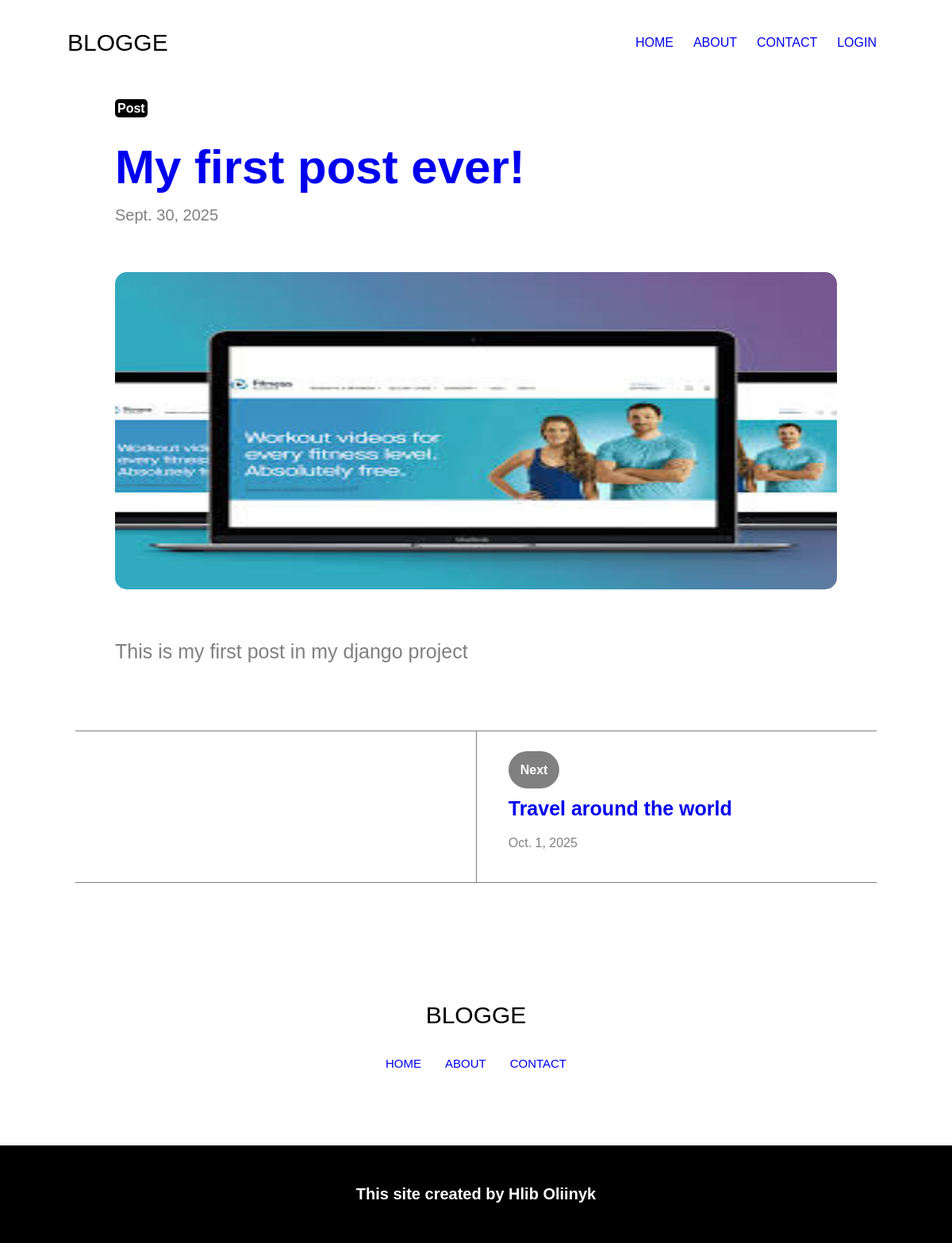
/post/1, run on the app's committed database.
### post/models.py (models this page shows, shortened)
class Post(models.Model):
    title = models.CharField('Name', max_length = 40)
    content = models.TextField('Content', null = True)
    date = models.DateField('Date', null = True)
    topic = models.CharField('Topic', null=True)
    short_info = models.CharField('ShortInfo', null=True)
    banner = models.ImageField(default='photo_test.jpg', blank = True)

### post/views.py (the view)
# urls.py: path('post/<int:post_id>', views.post_details, name = 'post'),
def post_details(request, post_id):
    post = get_object_or_404(Post, id=post_id)
    next_post = Post.objects.filter(id__gt=post.id).order_by('id').first()
    previous_post = Post.objects.filter(id__lt=post.id).order_by('-id').first()
    context = {'post':post, 'next_post' : next_post, 'previous_post': previous_post}
    return render(request, 'post/details.html', context)

### post/templates/post/details.html (shortened to what this page needs)
{% extends 'blog/layout.html' %}
{% load static %}
{% block content %}
<div class="post_details">
    <div class="container">
        <div class="post_details_container">
            <div class="one_post_details">
                <div class="post_details_topic">
                    <a href ="{% url 'post' post.id %}">{{ post.topic }}</a>
                </div>
                <div class="post_details_title">
                    <a href="{% url 'post' post.id %}">{{ post.title }}</a>
                </div>
                <div class="post_details_date">
                    <a href="{% url 'post' post.id %}">{{ post.date }}</a>
                </div>
                <div class="post_details_photo">
                    <img src="{{ post.banner.url }}" alt="photo">
                </div>
                <div class="post_add_content">
                    <p>{{ post.content }}</p>
                </div>
            </div>
            <div class="previous_or_next">
                <ul class="previous_or_next_ul">
                    <li class="previous">
                    </li>
                    <li class="next">
                        {% if next_post %}
                        <div class ="next_tag">
                            <a href="{% url 'post' next_post.id %}">Next</a>
                        </div>
                        <div class="next_title">
                            <a href="{% url 'post' next_post.id %}">{{ next_post.title }}</a>
                        </div>
                        <div class="next_date">
                            <a href="{% url 'post' next_post.id %}">{{ next_post.date }}</a>
                        </div>
                        {% endif %}
                    </li>
                </ul>
            </div>
        </div>
    </div>
</div>
{% endblock %}

### blog/static/blog/css/blog.css (style rules this page uses)
* { margin: 0; padding: 0; box-sizing: border-box; font-family: "Jost", sans-serif; }
.container { margin-left: 100px; margin-right: 100px; padding-left: 5px; padding-right: 5px; transition: margin-left 0.5s ease-in-out, margin-right 0.5s ease-in-out; }
@media (max-width: 1200px) { .container { margin-left: 80px; margin-right: 80px; } }

### post/static/post/css/create.css (style rules this page uses)
.post_add_title, .post_add_date, .post_add_topic, .post_add_short_info, .post_add_content, .post_add_banner { padding-right: 10px; }
.post_add_content { grid-column: 1 / -1; }

### post/static/post/css/details.css (style rules this page uses)
.post_details { padding-top: 40px; }
.one_post_details { padding-left: 50px; padding-right: 50px; padding-bottom: 50px; }
.post_details_topic a { padding: 3px; color: white; background-color: black; border-radius: 5px; text-decoration: none; font-weight: bold; }
.post_details_topic { margin-bottom: 30px; }
.post_details_title a { font-size: 60px; text-decoration: none; font-weight: bold; }
.post_details_title { margin-bottom: 15px; }
.post_details_date a { text-decoration: none; color: gray; font-size: 20px; }
.post_details_date { padding-bottom: 60px; }
.post_details_photo img { width: 100%; height: 100%; max-height: 400px; border-radius: 15px; }
.post_add_content { margin-top: 60px; font-size: 25px; color: gray; margin-bottom: 35px; }
.post_details_container { padding-left: 10px; padding-right: 10px; }
.previous_or_next_ul { display: flex; list-style-type: none; justify-content: center; }
.previous, .next { padding-top: 40px; padding-bottom: 40px; }
.previous { padding-right: 40px; border-top: 1px solid gray; border-bottom: 1px solid gray; width: 100%; display: flex; flex-direction: column; align-items: flex-end; }
.next { padding-left: 40px; border-left: 1px solid gray; border-top: 1px solid gray; border-bottom: 1px solid gray; width: 100%; }
.next_tag a, .previous_tag a { padding: 15px; background-color: gray; color: white; border-radius: 30px; font-weight: bold; text-decoration: none; }
.next_tag, .previous_tag { margin-bottom: 25px; }
.next_title, .previous_title { margin-bottom: 20px; }
.next_title a, .previous_title a { font-size: 25px; text-decoration: none; font-weight: bold; }
.next_date a, .previous_date a { color: gray; text-decoration: none; }

### data on the page
Post: topic "Post", title "My first post ever!", date "Sept. 30, 2025", banner (picture), content "This is my first post in my django project"
Post: title "Travel around the world", date "Oct. 1, 2025"
